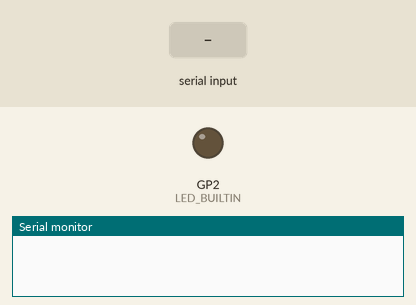
This sketch was run on a simulated Raspberry Pi Pico. Parts: output pins drawn as LEDs (lit = HIGH), the last lines printed to the serial monitor. Dashed ring = blinking. The test bench sets the inputs (shaded band).

Above: at 1.2 s.
1.3 s: "FLASH 90;" received over Serial
At 1.4 s:
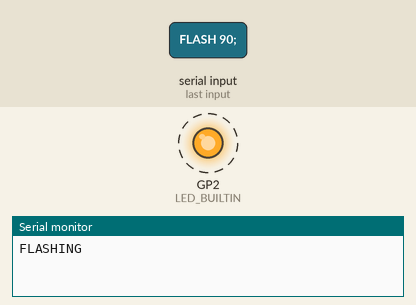
4.3 s: "FLASH ;" received over Serial
At 5.4 s:
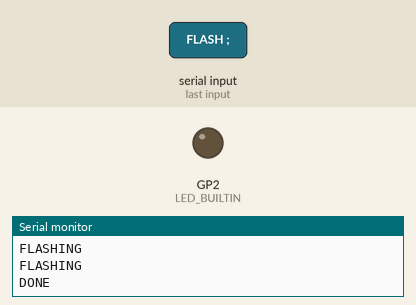
5.8 s: "FLASH ,45;" received over Serial
At 6.4 s:
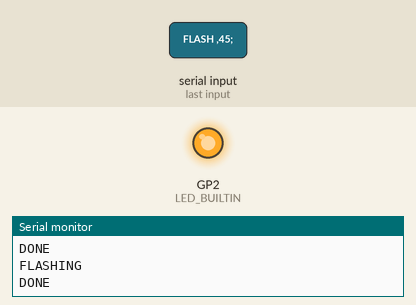
Timing chart, 0 to 8.8 s (numbered marks = the images above; inputs shaded):
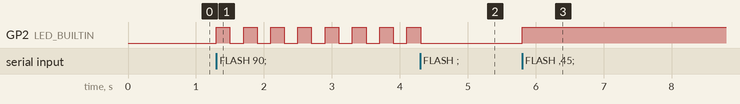

The sketch:

serial_report_192.ino
```cpp
// snippet: serial_report_192
// tags: serial, report, uart
// boards: avr, esp32, megaavr, nano33iot, romi32u4, rp2040
// library: none
// description: On FLASH <n> command, blink LED on pin 13 exactly n times at 200ms intervals using millis
// prompts: flash, command, blink, exactly, times, 200ms
// verified: compile-only
// source: kd-generated (id 192)
// exact-include: Arduino.h

#ifndef LED_BUILTIN
#define LED_BUILTIN 2  // ESP32 core may not define it (rule_led_builtin)
#endif

#include <Arduino.h>

unsigned long prevMs = 0;


int flashCount = 0;
int flashTarget = 0;
bool flashing = false;

void setup() {
  Serial.begin(9600);
  pinMode(LED_BUILTIN, OUTPUT);
}

void loop() {
  if (Serial.available()) {
    String cmd = Serial.readStringUntil(';');
    if (cmd.startsWith("FLASH ")) {
      flashTarget = cmd.substring(6).toInt();
      flashing = true;
      Serial.println("FLASHING");
      flashCount = 0;
    }
  }

  if (flashing) {
    unsigned long now = millis();
    if (now - prevMs >= 200) {
      prevMs = now;
      digitalWrite(LED_BUILTIN, !digitalRead(LED_BUILTIN));
      flashCount++;
      if (flashCount >= flashTarget) {
        flashing = false;
        Serial.println("DONE");
      }
    }
  }
}
```

Measured:
- after the input at 1.3 s, GP2 (LED_BUILTIN): alternates HIGH for 0.20 s and LOW for 0.20 s, starting at once
- after the input at 4.3 s, GP2 (LED_BUILTIN): goes on until 4.3 s, then stays LOW
- after the input at 5.8 s, GP2 (LED_BUILTIN): LOW → HIGH at once
